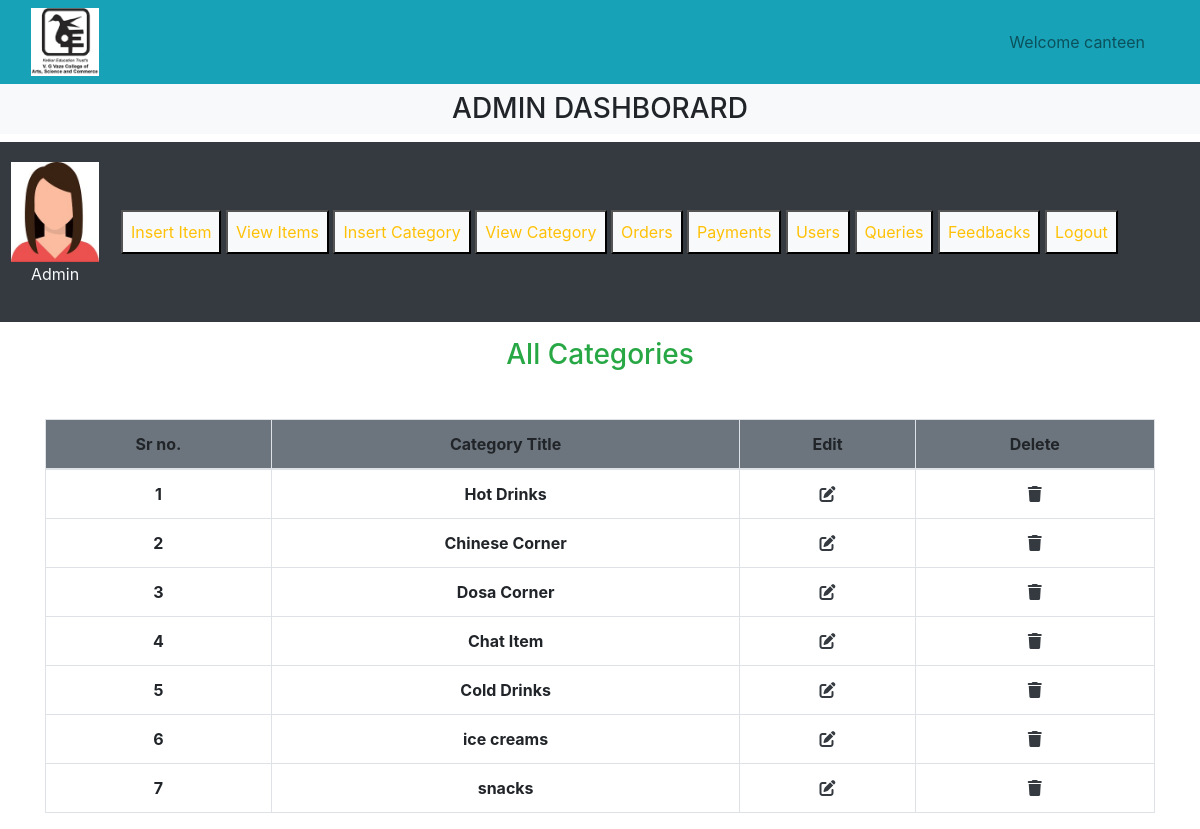
Screenshot of /canteen/admin/admin_panel.php?view_categories (signed in) with the database file from the repository.
### tables this page shows
CREATE TABLE `categories` (
  `category_id` int(11) NOT NULL,
  `category_title` varchar(100) NOT NULL
);

### canteen/admin/view_categories.php (the view, shortened to what this page needs)
<h3 class="text-center text-success">All Categories</h3>
<table class="table table-bordered mt-5">
    <thead class="bg-secondary">
        <tr class="text-center">
            <th>Sr no.</th>
            <th>Category Title</th>
            <th>Edit</th>
            <th>Delete</th>
        </tr>
    </thead>
    <tbody>
        <?php
        $select_cat="Select *from `categories`";
        $result=mysqli_query($con,$select_cat);
        $number=0;
        while($row=mysqli_fetch_array($result)){
            $category_id=$row['category_id'];
            $category_title=$row['category_title'];
            $number++;
        ?>
        <tr class="text-center">
            <th><?php echo $number;?></th>
            <th><?php echo $category_title;?></th>
            <td><a href='admin_panel.php?edit_category=<?php echo $category_id?>' class='text-dark'><i class='fa-solid fa-pen-to-square'></i></a></td>
            <td><a href='admin_panel.php?delete_category=<?php echo $category_id?>' type="button" class="text-dark" data-toggle="modal" data-target="#exampleModalLong"><i class='fa-solid fa-trash'></i></a></td>
        </tr>
        <?php
        }?>
    </tbody>
</table>

### canteen/style.css (style rules this page uses)
* { margin: 0; padding: 0; box-sizing: border-box; }

### canteen/admin/admin_panel.php (style rules this page uses)
body { overflow-x: hidden; }

### rows the page displays
categories: category_title "Hot Drinks"
categories: category_title "Chinese Corner"
categories: category_title "Dosa Corner"
categories: category_title "Chat Item"
categories: category_title "Cold Drinks"
categories: category_title "ice creams"
categories: category_title "snacks"

### other values shown
$_SESSION['canteen'] "canteen"
